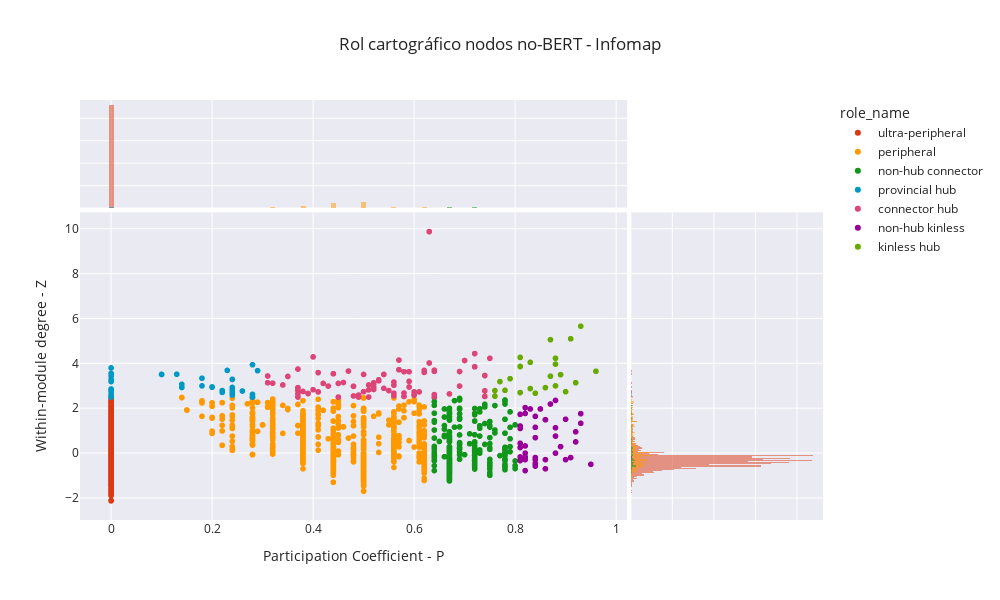

Notebook cell for this chart:
### Code cell
fig = px.scatter(non_bert_roles, x="participation_coefficient", y="intra_degree", width=1000, height=600, color="role_name", marginal_x="histogram",marginal_y="histogram", title="Rol cartográfico nodos no-BERT - Infomap", color_discrete_map=color_discrete_map)
fig.update_layout(xaxis_title="Participation Coefficient - P", yaxis_title="Within-module degree - Z")

fig.show()
fig.write_html(reports_comunidades + "rol_cartografico_no_berts_infomap_interactivo.html")

### Figure 1 — Plotly figure (JSON) as saved in the notebook; plotly's stock layout.template omitted (floating-point values rounded to 4 significant figures; data arrays with more than 128 entries replaced by an {"elided": "..."} marker saying what was removed)
{"data": [{"hovertemplate": "role_name=ultra-peripheral<br>participation_coefficient=%{x}<br>intra_degree=%{y}<extra></extra>", "legendgroup": "ultra-peripheral", "marker": {"color": "#DC3912", "symbol": "circle"}, "mode": "markers", "name": "ultra-peripheral", "showlegend": true, "type": "scattergl", "x": {"elided": "9147 int values"}, "xaxis": "x", "y": {"elided": "9147 float values"}, "yaxis": "y"}, {"alignmentgroup": "True", "bingroup": "x", "hovertemplate": "role_name=ultra-peripheral<br>participation_coefficient=%{x}<br>count=%{y}<extra></extra>", "legendgroup": "ultra-peripheral", "marker": {"color": "#DC3912"}, "name": "ultra-peripheral", "offsetgroup": "ultra-peripheral", "opacity": 0.5, "showlegend": false, "type": "histogram", "x": {"elided": "9147 int values"}, "xaxis": "x3", "yaxis": "y3"}, {"alignmentgroup": "True", "bingroup": "y", "hovertemplate": "role_name=ultra-peripheral<br>intra_degree=%{y}<br>count=%{x}<extra></extra>", "legendgroup": "ultra-peripheral", "marker": {"color": "#DC3912"}, "name": "ultra-peripheral", "offsetgroup": "ultra-peripheral", "opacity": 0.5, "showlegend": false, "type": "histogram", "xaxis": "x2", "y": {"elided": "9147 float values"}, "yaxis": "y2"}, {"hovertemplate": "role_name=peripheral<br>participation_coefficient=%{x}<br>intra_degree=%{y}<extra></extra>", "legendgroup": "peripheral", "marker": {"color": "#FF9900", "symbol": "circle"}, "mode": "markers", "name": "peripheral", "showlegend": true, "type": "scattergl", "x": {"elided": "1697 float values"}, "xaxis": "x", "y": {"elided": "1697 float values"}, "yaxis": "y"}, {"alignmentgroup": "True", "bingroup": "x", "hovertemplate": "role_name=peripheral<br>participation_coefficient=%{x}<br>count=%{y}<extra></extra>", "legendgroup": "peripheral", "marker": {"color": "#FF9900"}, "name": "peripheral", "offsetgroup": "peripheral", "opacity": 0.5, "showlegend": false, "type": "histogram", "x": {"elided": "1697 float values"}, "xaxis": "x3", "yaxis": "y3"}, {"alignmentgroup": "True", "bingroup": "y", "hovertemplate": "role_name=peripheral<br>intra_degree=%{y}<br>count=%{x}<extra></extra>", "legendgroup": "peripheral", "marker": {"color": "#FF9900"}, "name": "peripheral", "offsetgroup": "peripheral", "opacity": 0.5, "showlegend": false, "type": "histogram", "xaxis": "x2", "y": {"elided": "1697 float values"}, "yaxis": "y2"}, {"hovertemplate": "role_name=non-hub connector<br>participation_coefficient=%{x}<br>intra_degree=%{y}<extra></extra>", "legendgroup": "non-hub connector", "marker": {"color": "#109618", "symbol": "circle"}, "mode": "markers", "name": "non-hub connector", "showlegend": true, "type": "scattergl", "x": {"elided": "313 float values"}, "xaxis": "x", "y": {"elided": "313 float values"}, "yaxis": "y"}, {"alignmentgroup": "True", "bingroup": "x", "hovertemplate": "role_name=non-hub connector<br>participation_coefficient=%{x}<br>count=%{y}<extra></extra>", "legendgroup": "non-hub connector", "marker": {"color": "#109618"}, "name": "non-hub connector", "offsetgroup": "non-hub connector", "opacity": 0.5, "showlegend": false, "type": "histogram", "x": {"elided": "313 float values"}, "xaxis": "x3", "yaxis": "y3"}, {"alignmentgroup": "True", "bingroup": "y", "hovertemplate": "role_name=non-hub connector<br>intra_degree=%{y}<br>count=%{x}<extra></extra>", "legendgroup": "non-hub connector", "marker": {"color": "#109618"}, "name": "non-hub connector", "offsetgroup": "non-hub connector", "opacity": 0.5, "showlegend": false, "type": "histogram", "xaxis": "x2", "y": {"elided": "313 float values"}, "yaxis": "y2"}, {"hovertemplate": "role_name=provincial hub<br>participation_coefficient=%{x}<br>intra_degree=%{y}<extra></extra>", "legendgroup": "provincial hub", "marker": {"color": "#0099C6", "symbol": "circle"}, "mode": "markers", "name": "provincial hub", "showlegend": true, "type": "scattergl", "x": {"elided": "132 float values"}, "xaxis": "x", "y": {"elided": "132 float values"}, "yaxis": "y"}, {"alignmentgroup": "True", "bingroup": "x", "hovertemplate": "role_name=provincial hub<br>participation_coefficient=%{x}<br>count=%{y}<extra></extra>", "legendgroup": "provincial hub", "marker": {"color": "#0099C6"}, "name": "provincial hub", "offsetgroup": "provincial hub", "opacity": 0.5, "showlegend": false, "type": "histogram", "x": {"elided": "132 float values"}, "xaxis": "x3", "yaxis": "y3"}, {"alignmentgroup": "True", "bingroup": "y", "hovertemplate": "role_name=provincial hub<br>intra_degree=%{y}<br>count=%{x}<extra></extra>", "legendgroup": "provincial hub", "marker": {"color": "#0099C6"}, "name": "provincial hub", "offsetgroup": "provincial hub", "opacity": 0.5, "showlegend": false, "type": "histogram", "xaxis": "x2", "y": {"elided": "132 float values"}, "yaxis": "y2"}, {"hovertemplate": "role_name=connector hub<br>participation_coefficient=%{x}<br>intra_degree=%{y}<extra></extra>", "legendgroup": "connector hub", "marker": {"color": "#DD4477", "symbol": "circle"}, "mode": "markers", "name": "connector hub", "showlegend": true, "type": "scattergl", "x": [0.53, 0.37, 0.41, 0.48, 0.51, 0.52, 0.72, 0.64, 0.4, 0.52, 0.67, 0.56, 0.61, 0.72, 0.58, 0.49, 0.63, 0.52, 0.44, 0.62, 0.54, 0.56, 0.52, 0.6, 0.53, 0.5, 0.48, 0.58, 0.58, 0.44, 0.64, 0.69, 0.64, 0.63, 0.59, 0.69, 0.37, 0.53, 0.74, 0.45, 0.45, 0.64, 0.42, 0.37, 0.74, 0.44, 0.35, 0.51, 0.41, 0.64, 0.38, 0.37, 0.74, 0.64, 0.57, 0.62, 0.44, 0.74, 0.37, 0.49, 0.5, 0.72, 0.48, 0.52, 0.37, 0.5, 0.52, 0.74, 0.39, 0.44, 0.59, 0.57, 0.75, 0.7, 0.44, 0.55, 0.31, 0.64, 0.56, 0.57, 0.52, 0.41, 0.6, 0.59, 0.37, 0.62, 0.49, 0.34, 0.37, 0.6, 0.43, 0.49, 0.56, 0.58, 0.31, 0.5, 0.51, 0.44, 0.63, 0.4, 0.5, 0.46, 0.52, 0.39, 0.47, 0.32, 0.54, 0.54, 0.63], "xaxis": "x", "y": [3.27, 3.75, 3.59, 2.98, 2.82, 2.92, 3.85, 3.65, 2.83, 3.14, 2.64, 2.56, 2.73, 3.85, 2.53, 2.5, 9.88, 2.84, null, 3.6, 3.51, 2.67, 3.11, 2.59, 3.23, null, 2.55, 2.68, 2.53, null, 2.51, 2.99, null, 4.02, 3.2, 3.64, 2.92, 3.23, 3.46, 2.5, 3.11, 3.7, 3.11, 2.65, 2.78, null, 3.42, 2.5, 2.73, 2.61, 2.75, 2.79, 3.46, null, 3.72, null, 3.54, 2.53, 2.92, 2.59, 2.74, 4.44, 2.98, 3.11, 2.89, null, 3.11, 2.53, 2.66, 3.54, 3.63, 4.15, 4.23, 4.13, null, 2.79, 3.44, 3.65, 3.17, 3.72, 2.95, 2.73, 2.59, 2.95, 2.52, 3.69, 2.56, 3.04, 2.5, 2.73, 2.99, 2.56, 3.03, 3.63, 3.14, 3.51, 3.04, null, 9.88, 4.29, 2.74, 3.15, 2.95, 2.66, 3.66, 3.12, 2.89, 3.51, 4.02], "yaxis": "y"}, {"alignmentgroup": "True", "bingroup": "x", "hovertemplate": "role_name=connector hub<br>participation_coefficient=%{x}<br>count=%{y}<extra></extra>", "legendgroup": "connector hub", "marker": {"color": "#DD4477"}, "name": "connector hub", "offsetgroup": "connector hub", "opacity": 0.5, "showlegend": false, "type": "histogram", "x": [0.53, 0.37, 0.41, 0.48, 0.51, 0.52, 0.72, 0.64, 0.4, 0.52, 0.67, 0.56, 0.61, 0.72, 0.58, 0.49, 0.63, 0.52, 0.44, 0.62, 0.54, 0.56, 0.52, 0.6, 0.53, 0.5, 0.48, 0.58, 0.58, 0.44, 0.64, 0.69, 0.64, 0.63, 0.59, 0.69, 0.37, 0.53, 0.74, 0.45, 0.45, 0.64, 0.42, 0.37, 0.74, 0.44, 0.35, 0.51, 0.41, 0.64, 0.38, 0.37, 0.74, 0.64, 0.57, 0.62, 0.44, 0.74, 0.37, 0.49, 0.5, 0.72, 0.48, 0.52, 0.37, 0.5, 0.52, 0.74, 0.39, 0.44, 0.59, 0.57, 0.75, 0.7, 0.44, 0.55, 0.31, 0.64, 0.56, 0.57, 0.52, 0.41, 0.6, 0.59, 0.37, 0.62, 0.49, 0.34, 0.37, 0.6, 0.43, 0.49, 0.56, 0.58, 0.31, 0.5, 0.51, 0.44, 0.63, 0.4, 0.5, 0.46, 0.52, 0.39, 0.47, 0.32, 0.54, 0.54, 0.63], "xaxis": "x3", "yaxis": "y3"}, {"alignmentgroup": "True", "bingroup": "y", "hovertemplate": "role_name=connector hub<br>intra_degree=%{y}<br>count=%{x}<extra></extra>", "legendgroup": "connector hub", "marker": {"color": "#DD4477"}, "name": "connector hub", "offsetgroup": "connector hub", "opacity": 0.5, "showlegend": false, "type": "histogram", "xaxis": "x2", "y": [3.27, 3.75, 3.59, 2.98, 2.82, 2.92, 3.85, 3.65, 2.83, 3.14, 2.64, 2.56, 2.73, 3.85, 2.53, 2.5, 9.88, 2.84, null, 3.6, 3.51, 2.67, 3.11, 2.59, 3.23, null, 2.55, 2.68, 2.53, null, 2.51, 2.99, null, 4.02, 3.2, 3.64, 2.92, 3.23, 3.46, 2.5, 3.11, 3.7, 3.11, 2.65, 2.78, null, 3.42, 2.5, 2.73, 2.61, 2.75, 2.79, 3.46, null, 3.72, null, 3.54, 2.53, 2.92, 2.59, 2.74, 4.44, 2.98, 3.11, 2.89, null, 3.11, 2.53, 2.66, 3.54, 3.63, 4.15, 4.23, 4.13, null, 2.79, 3.44, 3.65, 3.17, 3.72, 2.95, 2.73, 2.59, 2.95, 2.52, 3.69, 2.56, 3.04, 2.5, 2.73, 2.99, 2.56, 3.03, 3.63, 3.14, 3.51, 3.04, null, 9.88, 4.29, 2.74, 3.15, 2.95, 2.66, 3.66, 3.12, 2.89, 3.51, 4.02], "yaxis": "y2"}, {"hovertemplate": "role_name=non-hub kinless<br>participation_coefficient=%{x}<br>intra_degree=%{y}<extra></extra>", "legendgroup": "non-hub kinless", "marker": {"color": "#990099", "symbol": "circle"}, "mode": "markers", "name": "non-hub kinless", "showlegend": true, "type": "scattergl", "x": [0.84, 0.84, 0.81, 0.81, 0.81, 0.84, 0.93, 0.84, 0.86, 0.85, 0.84, 0.82, 0.86, 0.81, 0.82, 0.9, 0.92, 0.82, 0.86, 0.86, 0.9, 0.95, 0.81, 0.82, 0.89, 0.92, 0.82, 0.81, 0.84, 0.84, 0.88, 0.83, 0.81, 0.87, 0.81, 0.82, 0.93, 0.88, 0.88, 0.81, 0.91, 0.84, 0.88, 0.82], "xaxis": "x", "y": [1.64, -0.58, -0.33, 0.25, 1.21, 1.15, 1.33, -0.3, 1.49, 1.97, 0.69, 2.03, 1.49, 0.44, 0.32, -0.29, 0.95, 1.77, -0.7, -0.29, 1.51, -0.5, -0.17, -0.78, 0.29, 0.5, 0, 1.18, -0.47, -0.46, 1.13, 1.97, 1.1, 2.19, -0.33, -0.29, 1.76, 0, 2.35, 1.73, -0.2, -0.2, 0.76, -0.17], "yaxis": "y"}, {"alignmentgroup": "True", "bingroup": "x", "hovertemplate": "role_name=non-hub kinless<br>participation_coefficient=%{x}<br>count=%{y}<extra></extra>", "legendgroup": "non-hub kinless", "marker": {"color": "#990099"}, "name": "non-hub kinless", "offsetgroup": "non-hub kinless", "opacity": 0.5, "showlegend": false, "type": "histogram", "x": [0.84, 0.84, 0.81, 0.81, 0.81, 0.84, 0.93, 0.84, 0.86, 0.85, 0.84, 0.82, 0.86, 0.81, 0.82, 0.9, 0.92, 0.82, 0.86, 0.86, 0.9, 0.95, 0.81, 0.82, 0.89, 0.92, 0.82, 0.81, 0.84, 0.84, 0.88, 0.83, 0.81, 0.87, 0.81, 0.82, 0.93, 0.88, 0.88, 0.81, 0.91, 0.84, 0.88, 0.82], "xaxis": "x3", "yaxis": "y3"}, {"alignmentgroup": "True", "bingroup": "y", "hovertemplate": "role_name=non-hub kinless<br>intra_degree=%{y}<br>count=%{x}<extra></extra>", "legendgroup": "non-hub kinless", "marker": {"color": "#990099"}, "name": "non-hub kinless", "offsetgroup": "non-hub kinless", "opacity": 0.5, "showlegend": false, "type": "histogram", "xaxis": "x2", "y": [1.64, -0.58, -0.33, 0.25, 1.21, 1.15, 1.33, -0.3, 1.49, 1.97, 0.69, 2.03, 1.49, 0.44, 0.32, -0.29, 0.95, 1.77, -0.7, -0.29, 1.51, -0.5, -0.17, -0.78, 0.29, 0.5, 0, 1.18, -0.47, -0.46, 1.13, 1.97, 1.1, 2.19, -0.33, -0.29, 1.76, 0, 2.35, 1.73, -0.2, -0.2, 0.76, -0.17], "yaxis": "y2"}, {"hovertemplate": "role_name=kinless hub<br>participation_coefficient=%{x}<br>intra_degree=%{y}<extra></extra>", "legendgroup": "kinless hub", "marker": {"color": "#66AA00", "symbol": "circle"}, "mode": "markers", "name": "kinless hub", "showlegend": true, "type": "scattergl", "x": [0.81, 0.83, 0.76, 0.76, 0.92, 0.84, 0.81, 0.79, 0.88, 0.9, 0.96, 0.83, 0.86, 0.88, 0.87, 0.93, 0.89, 0.81, 0.81, 0.78, 0.87, 0.88, 0.77, 0.91], "xaxis": "x", "y": [3.86, 2.88, 2.79, 2.54, 3.14, 2.67, 4.27, 3.32, 3, 2.74, 3.65, 4.05, 2.92, 3.97, 3.43, 5.66, 3.5, 3.87, 2.7, 2.8, 5.06, 4.23, 3.19, 5.1], "yaxis": "y"}, {"alignmentgroup": "True", "bingroup": "x", "hovertemplate": "role_name=kinless hub<br>participation_coefficient=%{x}<br>count=%{y}<extra></extra>", "legendgroup": "kinless hub", "marker": {"color": "#66AA00"}, "name": "kinless hub", "offsetgroup": "kinless hub", "opacity": 0.5, "showlegend": false, "type": "histogram", "x": [0.81, 0.83, 0.76, 0.76, 0.92, 0.84, 0.81, 0.79, 0.88, 0.9, 0.96, 0.83, 0.86, 0.88, 0.87, 0.93, 0.89, 0.81, 0.81, 0.78, 0.87, 0.88, 0.77, 0.91], "xaxis": "x3", "yaxis": "y3"}, {"alignmentgroup": "True", "bingroup": "y", "hovertemplate": "role_name=kinless hub<br>intra_degree=%{y}<br>count=%{x}<extra></extra>", "legendgroup": "kinless hub", "marker": {"color": "#66AA00"}, "name": "kinless hub", "offsetgroup": "kinless hub", "opacity": 0.5, "showlegend": false, "type": "histogram", "xaxis": "x2", "y": [3.86, 2.88, 2.79, 2.54, 3.14, 2.67, 4.27, 3.32, 3, 2.74, 3.65, 4.05, 2.92, 3.97, 3.43, 5.66, 3.5, 3.87, 2.7, 2.8, 5.06, 4.23, 3.19, 5.1], "yaxis": "y2"}], "layout": {"barmode": "overlay", "height": 600, "legend": {"title": {"text": "role_name"}, "tracegroupgap": 0}, "title": {"text": "Rol cartográfico nodos no-BERT - Infomap"}, "width": 1000, "xaxis": {"anchor": "y", "domain": [0, 0.7363], "title": {"text": "Participation Coefficient - P"}}, "xaxis2": {"anchor": "y2", "domain": [0.7413, 1], "matches": "x2", "showline": false, "showticklabels": false, "ticks": ""}, "xaxis3": {"anchor": "y3", "domain": [0, 0.7363], "matches": "x", "showticklabels": false}, "xaxis4": {"anchor": "y4", "domain": [0.7413, 1], "matches": "x2", "showline": false, "showticklabels": false, "ticks": ""}, "yaxis": {"anchor": "x", "domain": [0, 0.7326], "title": {"text": "Within-module degree - Z"}}, "yaxis2": {"anchor": "x2", "domain": [0, 0.7326], "matches": "y", "showticklabels": false}, "yaxis3": {"anchor": "x3", "domain": [0.7426, 1], "matches": "y3", "showline": false, "showticklabels": false, "ticks": ""}, "yaxis4": {"anchor": "x4", "domain": [0.7426, 1], "matches": "y3", "showline": false, "showticklabels": false, "ticks": ""}}}
